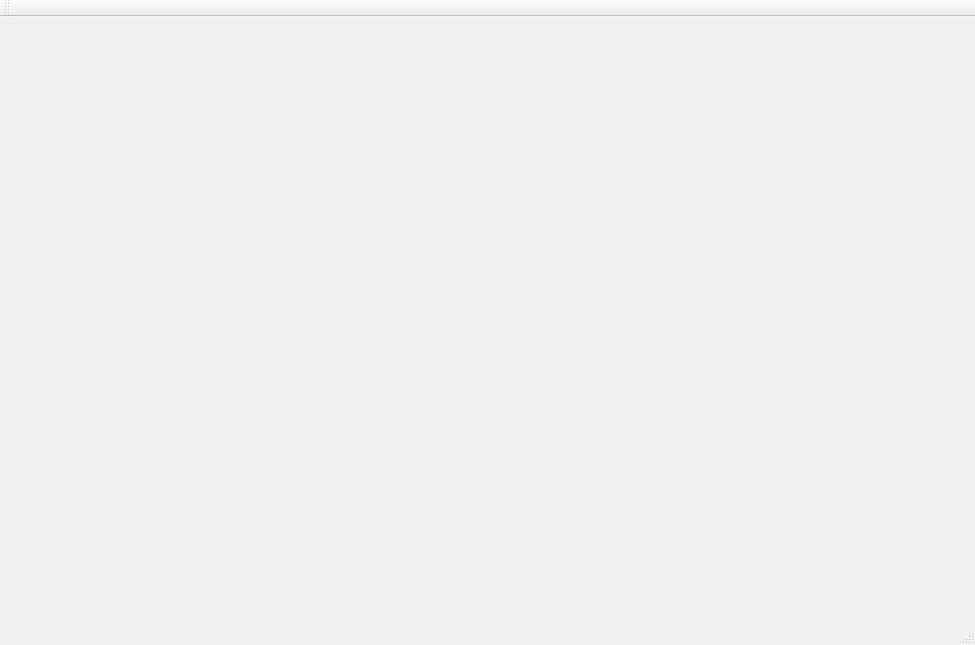
<?xml version="1.0" encoding="UTF-8"?>
<ui version="4.0">
 <class>MainWindow</class>
 <widget class="QMainWindow" name="MainWindow">
  <property name="geometry">
   <rect>
    <x>0</x>
    <y>0</y>
    <width>975</width>
    <height>645</height>
   </rect>
  </property>
  <property name="windowTitle">
   <string>MainWindow</string>
  </property>
  <widget class="QWidget" name="centralWidget">
   <layout class="QVBoxLayout" name="vlayMain">
    <property name="leftMargin">
     <number>2</number>
    </property>
    <property name="topMargin">
     <number>2</number>
    </property>
    <property name="rightMargin">
     <number>2</number>
    </property>
    <property name="bottomMargin">
     <number>2</number>
    </property>
   </layout>
  </widget>
  <widget class="QMenuBar" name="menuBar">
   <property name="geometry">
    <rect>
     <x>0</x>
     <y>0</y>
     <width>975</width>
     <height>21</height>
    </rect>
   </property>
  </widget>
  <widget class="QToolBar" name="mainToolBar">
   <attribute name="toolBarArea">
    <enum>TopToolBarArea</enum>
   </attribute>
   <attribute name="toolBarBreak">
    <bool>false</bool>
   </attribute>
  </widget>
  <widget class="QStatusBar" name="statusBar"/>
 </widget>
 <layoutdefault spacing="6" margin="11"/>
 <resources/>
 <connections/>
</ui>
